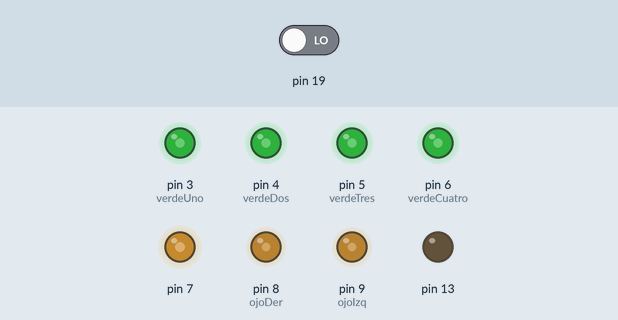
A sketch run on a simulated Arduino Mega 2560, built with avr-gcc and run on an emulated ATmega2560. Parts: output pins drawn as LEDs (lit = HIGH). Inputs (shaded band) come from the test bench; at power-on: pin 19 LOW. Random numbers use the default seed unless the sketch sets one.

Above: at 1.35 s.
At 2.2 s:
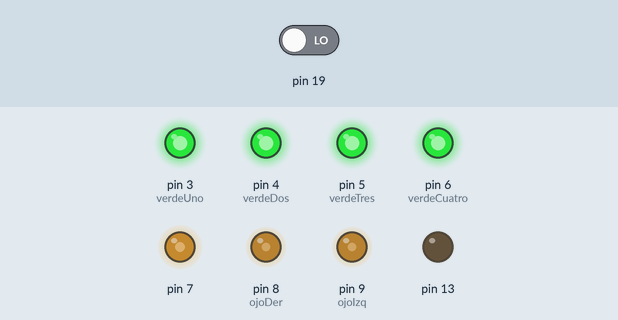
Timing chart, 0 to 3.7 s (numbered marks = the images above):
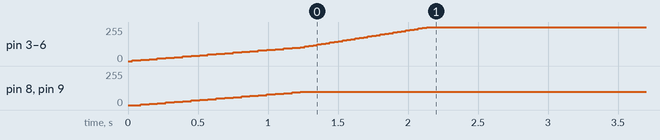

The sketch:

ProyectoOctubre.ino
```cpp
int ojoIzq = 9, ojoDer = 8;
int verdeUno = 3, verdeDos = 4, verdeTres = 5, verdeCuatro = 6;

bool led = false;
int aleatorio = 100, contador = 0;
int verdeBright = 0, brightness = 0, fadeamount = 5;
int sensorIzq = 0, sensorDer = 0;

bool increase = false, start = true;

int x= 0, seconds = 0, minutes = 0;


// the setup routine runs once when you press reset:
void setup()  {
  Serial.begin(9600);
  attachInterrupt(4, increment, RISING);//Interrupt for internal clock PIN 19 MEGA2560
  analogWrite(7, 127); // Sending signal from PWM pin 8 to be read by interrup 4
  pinMode(13, OUTPUT);
  pinMode(ojoIzq, OUTPUT);
  pinMode(ojoDer, OUTPUT);
  pinMode(verdeUno, OUTPUT);
  pinMode(verdeDos, OUTPUT);
  pinMode(verdeTres, OUTPUT);
  pinMode(verdeCuatro, OUTPUT);
}

void increment() {
  x++;
  if(x == 489) //As we are sending a signal of 127 this is half the work cycle so 489 pulses will be recorded as one second
  {
    x = 0;
    seconds++;
    contador++;
    calcTime();
    if(led) {
      digitalWrite(13, HIGH); led = false;
    } else { digitalWrite(13, LOW); led = true; }
  }
  if(contador >= 5) { contador = 0; aleatorio = random(10, 255); }
}

void calcTime() //Simple time calcs
{
  if(seconds == 60) {
    seconds = 0;
    minutes++;
    start = !start;
  }
  //Serial.println("Tiempo: " + String(minutes) + ":" + String(seconds) + ", Distancia; Izq: " + String(sensorIzq) + " Der: " + String(sensorDer));
}

void loop()  {
  analogWrite(ojoIzq, brightness);
  analogWrite(ojoDer, brightness);
  analogWrite(verdeUno, verdeBright);
  analogWrite(verdeDos, verdeBright);
  analogWrite(verdeTres, verdeBright);
  analogWrite(verdeCuatro, verdeBright);

  doOjoFade();
  doVerdeFade();
}

void doOjoFade(){
  if(increase){
    if(aleatorio < brightness){
      brightness = brightness - fadeamount;
    }
    if(aleatorio > brightness){
      brightness = brightness + fadeamount;
    }
    delay(30);
  }

  if(aleatorio == brightness){
    increase = false;
  } else {
    increase = true;
  }
}

void doVerdeFade(){
  if(start){
    if(verdeBright < 255){
      verdeBright = verdeBright + fadeamount;
      delay(30);
    }
  } else {
    if(verdeBright > 0){
      verdeBright = verdeBright - fadeamount;
      delay(30);
    }
  }
}
```

Measured:
- by itself, pin 3 (verdeUno), pin 4 (verdeDos), pin 5 (verdeTres), pin 6 (verdeCuatro): moves from 0/255 to 255/255 over 2.1 s
- by itself, pin 8 (ojoDer), pin 9 (ojoIzq): moves from 0/255 to 100/255 over 1.1 s
